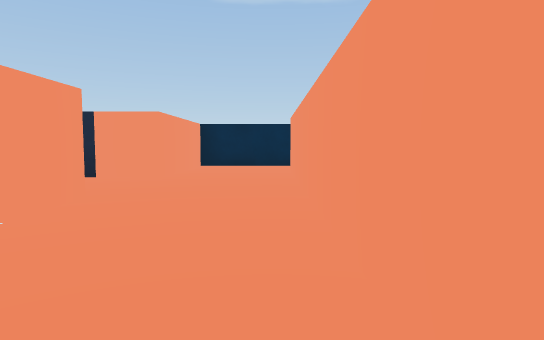
[1] (above)

19 first-person views from a walk through a scene from a Unity 3-D project. The camera is 0.51 m above the floor, tilts 4° down and sees 75° across. The floor is counted in squares, 1 m on a side. Each view is taken from the middle of a square. On the plan, view 1 faces up. The plan holds only what a view shows up to about 9 squares ahead; the rest is blank. The player is left out.

[2]
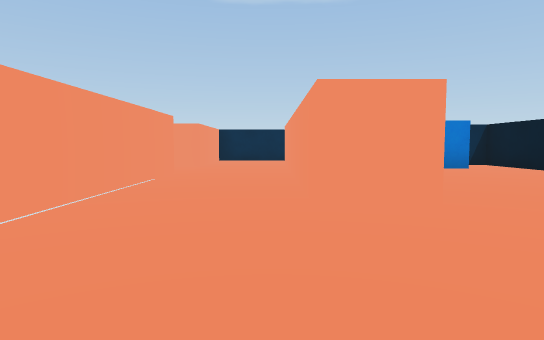

[3]
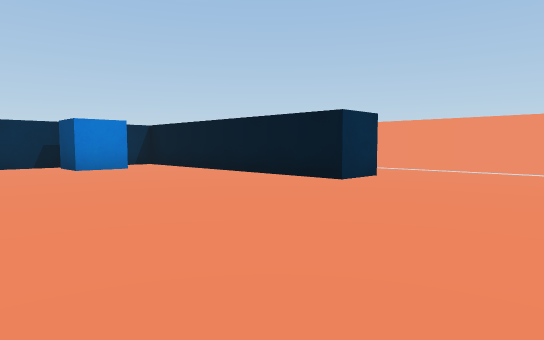

[4]
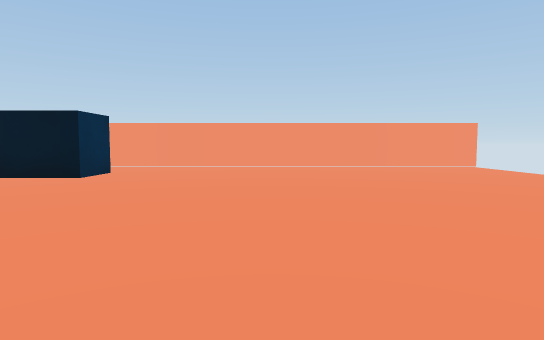

[5]
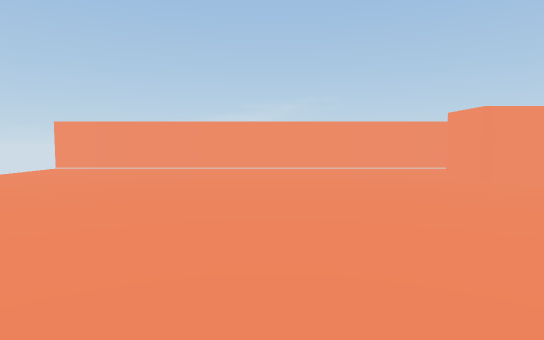

[6]
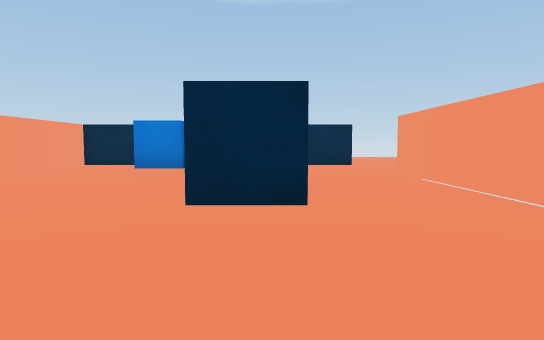

[7]
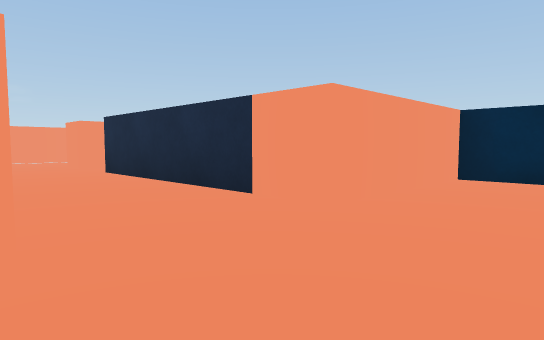

[8]
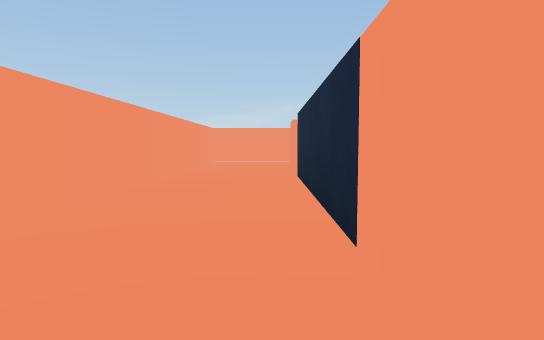

[9]
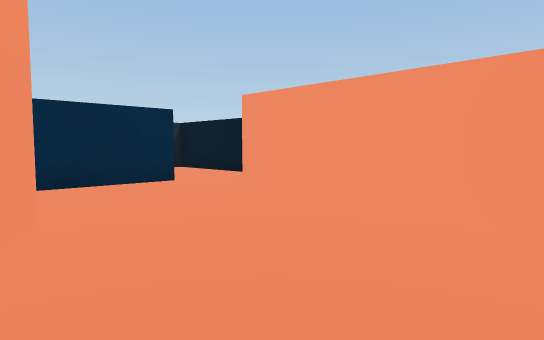

[10]
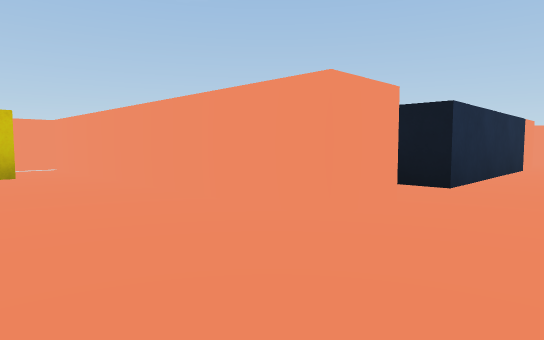

[11]
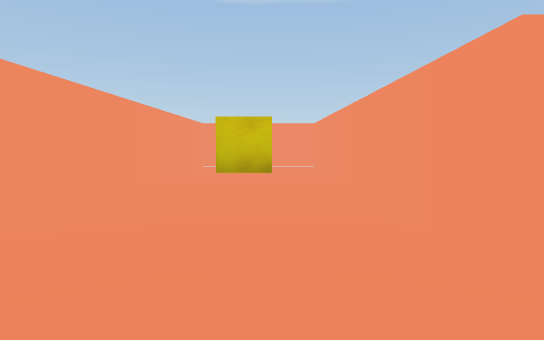

[12]
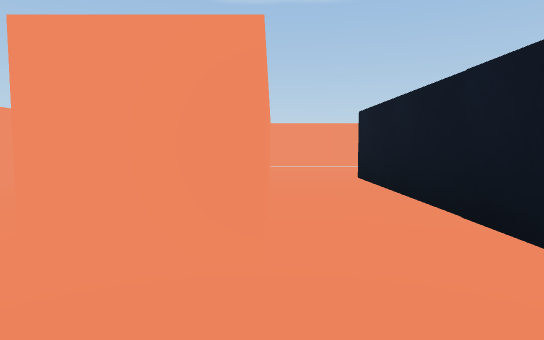

[13]
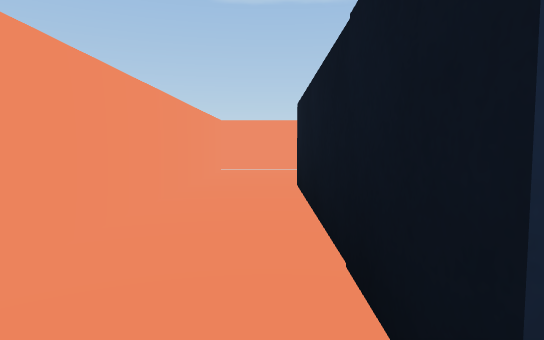

[14]
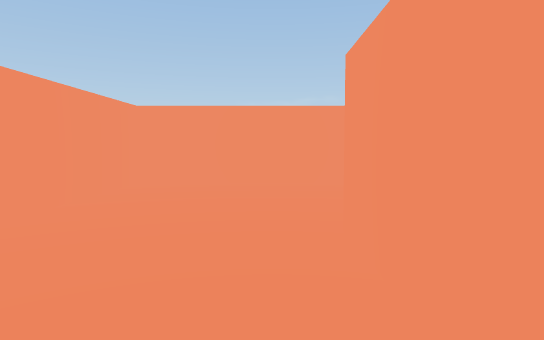

[15]
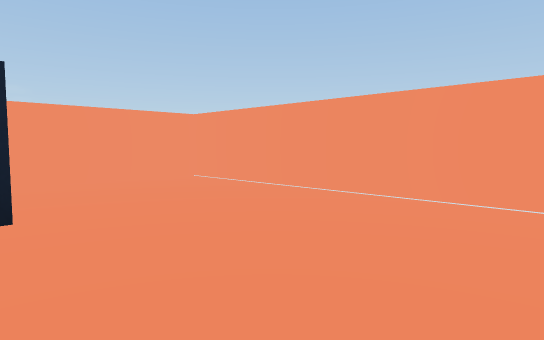

[16]
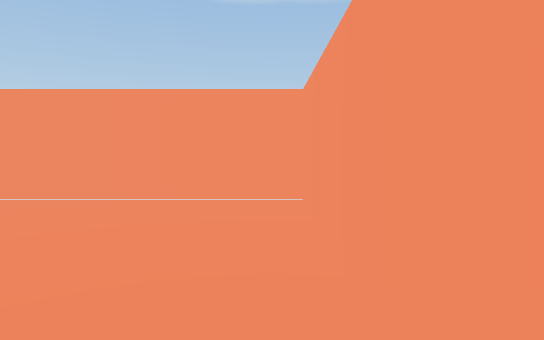

[17]
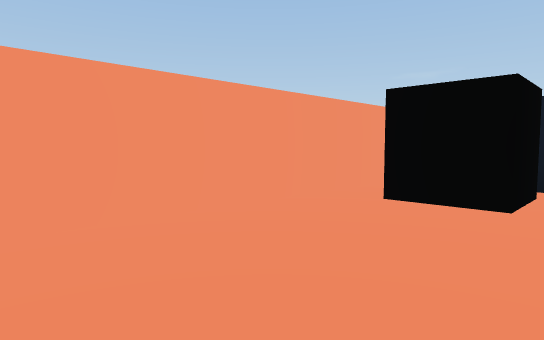

[18]
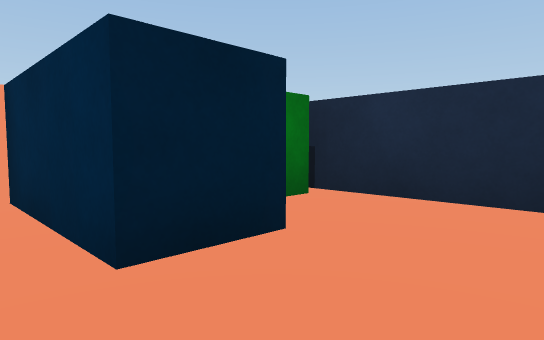

[19]
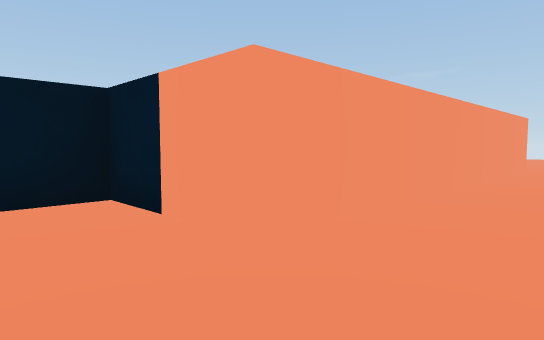

### Floor plan
Points are (right, up) in squares from view 1. A wall is a line through its corners. A room is listed if a view was taken in it or the views show most of it. See-through windows are left out.
Room 1 (views 1, 2, 3, 4, 5, 6, 7, 8, 9, 13, 14)
walls: (1.4, 0.6) (1.4, -0.1) (0.4, -0.1) (0.4, 5.6); (6.4, -0.1) (5.3, -0.1) (5.3, 5.8) (1.4, 5.8) (1.4, 3); (-1.7, 3.4) (-1.7, -7.8); (-1.7, 5.4) (-6.7, 5.4) (-6.7, 9.5); (8, 5.8) (6.9, 5.8); (8.2, -7.8) (8.2, 3.4); (-7.6, 3.3) (-3.1, 3.3); (-6.6, 12.2) (-8, 12.2) (-8, 5.4)
ways out: opening at (-8.5, 4.5) to room 2; opening at (-6, 10.5) to room 3; opening at (-0.5, 6.5) to room 4; opening at (8, 4.5)
objects: blue cube (3, 5) to (4, 5)
Room 2 (views 10, 11, 12)
walls: (-8, 5.4) (-9, 5.4) (-9, 12.2) (-11.6, 12.2) (-11.6, 3.3) (-7.6, 3.3)
ways out: opening at (-8.5, 4.5) to room 1
objects: yellow cube (-11, 11) to (-10, 11)
Room 3 (views 15, 16, 17)
walls: (-2.7, 6.5) (-2.7, 12.2) (-6.6, 12.2)
ways out: opening at (-6, 10.5) to room 1
objects: black cube (-4, 7) to (-4, 8)
Room 4 (views 18, 19)
walls: (-1.7, 8.6) (-1.7, 5.4); (0.4, 5.6) (0.4, 6.8) (2.3, 6.8) (2.3, 11.2) (-0.6, 11.2)
ways out: opening at (-0.5, 6.5) to room 1
objects: block (-1, 9) to (0, 9); green cube (-1, 10)

Positions as (right, up) in squares from view 1, and headings:
1: (0, 0), facing up
2: (0, -3), facing up
3: (1, -3), facing up-right
4: (0, -3), facing right
5: (6, -3), facing left
6: (6, -3), facing up
7: (0, 3), facing up-left
8: (-1, 5), facing left
9: (-2, 4), facing up-right
10: (-11, 4), facing up-right
11: (-10, 4), facing up
12: (-8, 4), facing up
13: (-7, 5), facing up
14: (-7, 5), facing left
15: (-3, 9), facing up-left
16: (-3, 9), facing up
17: (-5, 11), facing down-right
18: (2, 8), facing up-left
19: (-1, 8), facing down-right
